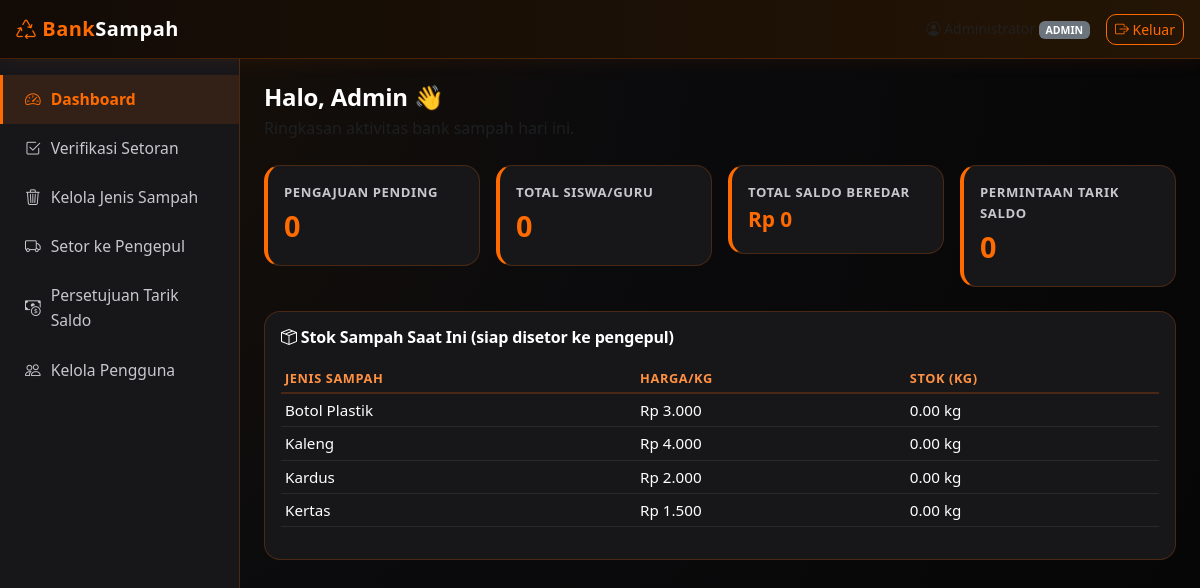
Screenshot of /admin/dashboard.php (signed in) with the database file from the repository.
### tables this page shows
CREATE TABLE `sampah` (
  `id_sampah` int(11) NOT NULL AUTO_INCREMENT,
  `jenis_sampah` varchar(50) NOT NULL,
  `harga_per_kg` decimal(10,2) NOT NULL,
  `stok_kg` decimal(10,2) DEFAULT 0.00,
  PRIMARY KEY (`id_sampah`)
);

### includes/auth.php (called while the page is built, shortened)
<?php
function currentUser(): array
{
    return [
        'id_user'  => $_SESSION['id_user']  ?? null,
        'nama'     => $_SESSION['nama']     ?? null,
        'username' => $_SESSION['username'] ?? null,
        'role'     => $_SESSION['role']     ?? null,
    ];
}
function rupiah($angka): string
{
    return 'Rp ' . number_format((float) $angka, 0, ',', '.');
}

### admin/dashboard.php (the view, shortened to what this page needs)
<?php
require_once __DIR__ . '/../includes/auth.php';
require_once __DIR__ . '/../config/database.php';
$totalPending   = $pdo->query("SELECT COUNT(*) c FROM pengajuan_setor WHERE status='pending'")->fetch()['c'];
$totalWarga     = $pdo->query("SELECT COUNT(*) c FROM user WHERE role IN ('siswa','guru')")->fetch()['c'];
$totalSaldo     = $pdo->query("SELECT COALESCE(SUM(saldo),0) s FROM user WHERE role IN ('siswa','guru')")->fetch()['s'];
$totalTarikMinta= $pdo->query("SELECT COUNT(*) c FROM tarik_saldo WHERE status='pending'")->fetch()['c'];
$stokPerJenis = $pdo->query("SELECT jenis_sampah, stok_kg, harga_per_kg FROM sampah ORDER BY jenis_sampah")->fetchAll();
include __DIR__ . '/../includes/header.php';
include __DIR__ . '/../includes/sidebar.php';
?>
<h4 class="mb-1">Halo, Admin 👋</h4>
<p class="text-muted mb-4">Ringkasan aktivitas bank sampah hari ini.</p>
<div class="row g-3 mb-4">
    <div class="col-6 col-lg-3">
        <div class="card card-stat p-3">
            <div class="label">Pengajuan Pending</div>
            <div class="value"><?= $totalPending ?></div>
        </div>
    </div>
    <div class="col-6 col-lg-3">
        <div class="card card-stat p-3">
            <div class="label">Total Siswa/Guru</div>
            <div class="value"><?= $totalWarga ?></div>
        </div>
    </div>
    <div class="col-6 col-lg-3">
        <div class="card card-stat p-3">
            <div class="label">Total Saldo Beredar</div>
            <div class="value" style="font-size:1.3rem"><?= rupiah($totalSaldo) ?></div>
        </div>
    </div>
    <div class="col-6 col-lg-3">
        <div class="card card-stat p-3">
            <div class="label">Permintaan Tarik Saldo</div>
            <div class="value"><?= $totalTarikMinta ?></div>
        </div>
    </div>
</div>
<div class="card p-3">
    <h6 class="mb-3"><i class="bi bi-box-seam"></i> Stok Sampah Saat Ini (siap disetor ke pengepul)</h6>
    <div class="table-responsive">
        <table class="table table-sm align-middle">
            <thead>
                <tr><th>Jenis Sampah</th><th>Harga/kg</th><th>Stok (kg)</th></tr>
            </thead>
            <tbody>
                <?php foreach ($stokPerJenis as $s): ?>
                <tr>
                    <td><?= htmlspecialchars($s['jenis_sampah']) ?></td>
                    <td><?= rupiah($s['harga_per_kg']) ?></td>
                    <td><?= number_format($s['stok_kg'], 2) ?> kg</td>
                </tr>
                <?php endforeach; ?>
            </tbody>
        </table>
    </div>
</div>
<?php include __DIR__ . '/../includes/footer.php'; ?>

### includes/header.php (shortened to what this page needs)
<?php
$u = currentUser();
?>
<!DOCTYPE html>
<html lang="id">
<head>
    <link href="https://cdnjs.cloudflare.com/ajax/libs/bootstrap/5.3.3/css/bootstrap.min.css" rel="stylesheet">
    <link href="https://cdnjs.cloudflare.com/ajax/libs/bootstrap-icons/1.11.3/font/bootstrap-icons.min.css" rel="stylesheet">
    <link href="/bank_sampah_alan/assets/css/style.css" rel="stylesheet">
</head>
<body>
<nav class="navbar navbar-expand navbar-app px-3">
    <a class="navbar-brand" href="/bank_sampah_alan/index.php">
        <i class="bi bi-recycle"></i> Bank<span>Sampah</span>
    </a>
    <div class="ms-auto d-flex align-items-center gap-3">
        <span class="text-muted small d-none d-sm-inline">
            <i class="bi bi-person-circle"></i>
            <span class="badge bg-secondary text-uppercase"><?= htmlspecialchars($u['role']) ?></span>
        </span>
        <a href="/bank_sampah_alan/logout.php" class="btn btn-sm btn-outline-orange">
            <i class="bi bi-box-arrow-right"></i> Keluar
        </a>
    </div>
</nav>
<div class="d-flex">

### includes/sidebar.php (shortened to what this page needs)
<?php
$u = currentUser();
$active = $active ?? '';
function navlink($href, $icon, $label, $key, $active) {
    $cls = $active === $key ? 'active' : '';
    echo "<a class=\"$cls\" href=\"$href\"><i class=\"bi $icon\"></i> $label</a>";
}
?>
<div class="sidebar" style="width: 240px; flex-shrink:0;">
    <?php if ($u['role'] === 'admin'): ?>
        <?php navlink('/bank_sampah_alan/admin/dashboard.php', 'bi-speedometer2', 'Dashboard', 'dashboard', $active); ?>
    <?php endif; ?>
</div>
<div class="flex-grow-1 p-4">

### includes/footer.php (shortened to what this page needs)
    </div>
</div>
</body>
</html>

### assets/css/style.css (style rules this page uses)
:root { --orange: #ff6b00; --orange-light: #ff9142; --orange-glow: rgba(255, 107, 0, 0.35); --bg-dark: #0b0b0d; --surface: #17171a; --surface-2: #202024; --text-main: #ffffff; --text-muted: #c7c7cc; --border-soft: rgba(255, 107, 0, 0.22); }
* { box-sizing: border-box; }
body { background: radial-gradient(circle at top left, #1a1006 0%, #0b0b0d 45%, #050505 100%); color: var(--text-main); font-family: 'Plus Jakarta Sans', 'Segoe UI', system-ui, sans-serif; font-size: 16px; font-weight: 400; line-height: 1.6; min-height: 100vh; -webkit-font-smoothing: antialiased; -moz-osx-font-smoothing: grayscale; }
h1, h2, h3, h4, h5, h6 { font-weight: 700; letter-spacing: -0.01em; }
.navbar-app { background: linear-gradient(90deg, #120b06 0%, #241505 100%); border-bottom: 1px solid var(--border-soft); box-shadow: 0 2px 20px rgba(255, 107, 0, 0.08); }
.navbar-app .navbar-brand { color: var(--orange) !important; font-weight: 700; letter-spacing: 0.5px; }
.navbar-app .navbar-brand span { color: var(--text-main); }
.sidebar { background: var(--surface); min-height: calc(100vh - 56px); border-right: 1px solid var(--border-soft); padding-top: 1rem; }
.sidebar a { display: flex; align-items: center; gap: 10px; color: var(--text-muted); text-decoration: none; padding: 12px 22px; border-left: 3px solid transparent; transition: all 0.2s ease; font-size: 0.98rem; font-weight: 500; }
.sidebar a.active { background: rgba(255, 107, 0, 0.12); color: var(--orange); border-left-color: var(--orange); font-weight: 600; }
.card { background: var(--surface); border: 1px solid var(--border-soft); border-radius: 16px; color: var(--text-main); transition: transform 0.25s ease, box-shadow 0.25s ease; }
.card-stat { border-left: 4px solid var(--orange); }
.card-stat .value { font-size: 1.8rem; font-weight: 800; color: var(--orange); }
.card-stat .label { color: var(--text-muted); font-size: 0.82rem; font-weight: 700; text-transform: uppercase; letter-spacing: 0.6px; }
.btn-outline-orange { border: 1px solid var(--orange); color: var(--orange); background: transparent; border-radius: 10px; }
.table { color: var(--text-main); --bs-table-bg: transparent; font-size: 0.95rem; }
.table thead th { color: var(--orange-light); border-bottom: 2px solid var(--border-soft); font-size: 0.8rem; font-weight: 700; text-transform: uppercase; letter-spacing: 0.6px; }
.table td, .table th { border-color: rgba(255,255,255,0.08); vertical-align: middle; }
.table td { font-weight: 500; color: var(--text-main); }
.flex-grow-1.p-4 > * { animation: fadeInUp 0.35s ease both; }

### rows the page displays
sampah: jenis_sampah "Botol Plastik", harga_per_kg "Rp 3.000", stok_kg "0.00"
sampah: jenis_sampah "Kaleng", harga_per_kg "Rp 4.000", stok_kg "0.00"
sampah: jenis_sampah "Kardus", harga_per_kg "Rp 2.000", stok_kg "0.00"
sampah: jenis_sampah "Kertas", harga_per_kg "Rp 1.500", stok_kg "0.00"

### other values shown
$u['role'] "ADMIN"
$label "Dashboard Verifikasi Setoran Kelola Jenis Sampah Setor ke Pengepul Persetujuan Tarik Saldo Kelola Pengguna"
$totalPending "0"
$totalWarga "0"
rupiah($totalSaldo) "Rp 0"
$totalTarikMinta "0"
